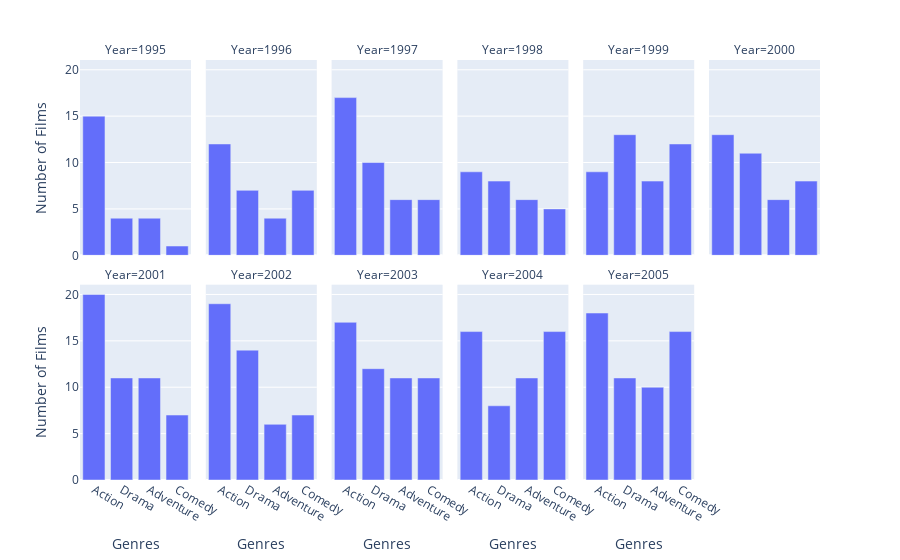

This figure's notebook cell:
### Markdown cell above
Asumiendo que sólo nos importa los géneros del ejercicio b:

### Code cell
genresGroupedRSmall = genresGroupedR[(genresGroupedR.Genres == 'Drama') | (genresGroupedR.Genres == 'Adventure') | (genresGroupedR.Genres == 'Action')| (genresGroupedR.Genres == 'Comedy')]
fig = px.bar(genresGroupedRSmall, x="Genres", y="Number of Films",facet_col="Year",facet_col_wrap=6)
fig.show()

### Figure 1 — Plotly figure (JSON) as saved in the notebook; plotly's stock layout.template omitted (floating-point values rounded to 4 significant figures)
{"data": [{"alignmentgroup": "True", "hovertemplate": "Year=1995<br>Genres=%{x}<br>Number of Films=%{y}<extra></extra>", "legendgroup": "", "marker": {"color": "#636efa", "pattern": {"shape": ""}}, "name": "", "offsetgroup": "", "orientation": "v", "showlegend": false, "textposition": "auto", "type": "bar", "x": ["Action", "Drama", "Adventure", "Comedy"], "xaxis": "x7", "y": [15, 4, 4, 1], "yaxis": "y7"}, {"alignmentgroup": "True", "hovertemplate": "Year=1996<br>Genres=%{x}<br>Number of Films=%{y}<extra></extra>", "legendgroup": "", "marker": {"color": "#636efa", "pattern": {"shape": ""}}, "name": "", "offsetgroup": "", "orientation": "v", "showlegend": false, "textposition": "auto", "type": "bar", "x": ["Comedy", "Action", "Adventure", "Drama"], "xaxis": "x8", "y": [7, 12, 4, 7], "yaxis": "y8"}, {"alignmentgroup": "True", "hovertemplate": "Year=1997<br>Genres=%{x}<br>Number of Films=%{y}<extra></extra>", "legendgroup": "", "marker": {"color": "#636efa", "pattern": {"shape": ""}}, "name": "", "offsetgroup": "", "orientation": "v", "showlegend": false, "textposition": "auto", "type": "bar", "x": ["Comedy", "Drama", "Action", "Adventure"], "xaxis": "x9", "y": [6, 10, 17, 6], "yaxis": "y9"}, {"alignmentgroup": "True", "hovertemplate": "Year=1998<br>Genres=%{x}<br>Number of Films=%{y}<extra></extra>", "legendgroup": "", "marker": {"color": "#636efa", "pattern": {"shape": ""}}, "name": "", "offsetgroup": "", "orientation": "v", "showlegend": false, "textposition": "auto", "type": "bar", "x": ["Action", "Comedy", "Drama", "Adventure"], "xaxis": "x10", "y": [9, 5, 8, 6], "yaxis": "y10"}, {"alignmentgroup": "True", "hovertemplate": "Year=1999<br>Genres=%{x}<br>Number of Films=%{y}<extra></extra>", "legendgroup": "", "marker": {"color": "#636efa", "pattern": {"shape": ""}}, "name": "", "offsetgroup": "", "orientation": "v", "showlegend": false, "textposition": "auto", "type": "bar", "x": ["Adventure", "Drama", "Action", "Comedy"], "xaxis": "x11", "y": [8, 13, 9, 12], "yaxis": "y11"}, {"alignmentgroup": "True", "hovertemplate": "Year=2000<br>Genres=%{x}<br>Number of Films=%{y}<extra></extra>", "legendgroup": "", "marker": {"color": "#636efa", "pattern": {"shape": ""}}, "name": "", "offsetgroup": "", "orientation": "v", "showlegend": false, "textposition": "auto", "type": "bar", "x": ["Action", "Drama", "Adventure", "Comedy"], "xaxis": "x12", "y": [13, 11, 6, 8], "yaxis": "y12"}, {"alignmentgroup": "True", "hovertemplate": "Year=2001<br>Genres=%{x}<br>Number of Films=%{y}<extra></extra>", "legendgroup": "", "marker": {"color": "#636efa", "pattern": {"shape": ""}}, "name": "", "offsetgroup": "", "orientation": "v", "showlegend": false, "textposition": "auto", "type": "bar", "x": ["Action", "Adventure", "Comedy", "Drama"], "xaxis": "x", "y": [20, 11, 7, 11], "yaxis": "y"}, {"alignmentgroup": "True", "hovertemplate": "Year=2002<br>Genres=%{x}<br>Number of Films=%{y}<extra></extra>", "legendgroup": "", "marker": {"color": "#636efa", "pattern": {"shape": ""}}, "name": "", "offsetgroup": "", "orientation": "v", "showlegend": false, "textposition": "auto", "type": "bar", "x": ["Comedy", "Adventure", "Action", "Drama"], "xaxis": "x2", "y": [7, 6, 19, 14], "yaxis": "y2"}, {"alignmentgroup": "True", "hovertemplate": "Year=2003<br>Genres=%{x}<br>Number of Films=%{y}<extra></extra>", "legendgroup": "", "marker": {"color": "#636efa", "pattern": {"shape": ""}}, "name": "", "offsetgroup": "", "orientation": "v", "showlegend": false, "textposition": "auto", "type": "bar", "x": ["Drama", "Action", "Adventure", "Comedy"], "xaxis": "x3", "y": [12, 17, 11, 11], "yaxis": "y3"}, {"alignmentgroup": "True", "hovertemplate": "Year=2004<br>Genres=%{x}<br>Number of Films=%{y}<extra></extra>", "legendgroup": "", "marker": {"color": "#636efa", "pattern": {"shape": ""}}, "name": "", "offsetgroup": "", "orientation": "v", "showlegend": false, "textposition": "auto", "type": "bar", "x": ["Action", "Adventure", "Comedy", "Drama"], "xaxis": "x4", "y": [16, 11, 16, 8], "yaxis": "y4"}, {"alignmentgroup": "True", "hovertemplate": "Year=2005<br>Genres=%{x}<br>Number of Films=%{y}<extra></extra>", "legendgroup": "", "marker": {"color": "#636efa", "pattern": {"shape": ""}}, "name": "", "offsetgroup": "", "orientation": "v", "showlegend": false, "textposition": "auto", "type": "bar", "x": ["Action", "Comedy", "Adventure", "Drama"], "xaxis": "x5", "y": [18, 16, 10, 11], "yaxis": "y5"}], "layout": {"annotations": [{"font": {}, "showarrow": false, "text": "Year=2001", "x": 0.075, "xanchor": "center", "xref": "paper", "y": 0.465, "yanchor": "bottom", "yref": "paper"}, {"font": {}, "showarrow": false, "text": "Year=2002", "x": 0.245, "xanchor": "center", "xref": "paper", "y": 0.465, "yanchor": "bottom", "yref": "paper"}, {"font": {}, "showarrow": false, "text": "Year=2003", "x": 0.415, "xanchor": "center", "xref": "paper", "y": 0.465, "yanchor": "bottom", "yref": "paper"}, {"font": {}, "showarrow": false, "text": "Year=2004", "x": 0.585, "xanchor": "center", "xref": "paper", "y": 0.465, "yanchor": "bottom", "yref": "paper"}, {"font": {}, "showarrow": false, "text": "Year=2005", "x": 0.755, "xanchor": "center", "xref": "paper", "y": 0.465, "yanchor": "bottom", "yref": "paper"}, {"font": {}, "showarrow": false, "text": "Year=1995", "x": 0.075, "xanchor": "center", "xref": "paper", "y": 1.0, "yanchor": "bottom", "yref": "paper"}, {"font": {}, "showarrow": false, "text": "Year=1996", "x": 0.245, "xanchor": "center", "xref": "paper", "y": 1.0, "yanchor": "bottom", "yref": "paper"}, {"font": {}, "showarrow": false, "text": "Year=1997", "x": 0.415, "xanchor": "center", "xref": "paper", "y": 1.0, "yanchor": "bottom", "yref": "paper"}, {"font": {}, "showarrow": false, "text": "Year=1998", "x": 0.585, "xanchor": "center", "xref": "paper", "y": 1.0, "yanchor": "bottom", "yref": "paper"}, {"font": {}, "showarrow": false, "text": "Year=1999", "x": 0.755, "xanchor": "center", "xref": "paper", "y": 1.0, "yanchor": "bottom", "yref": "paper"}, {"font": {}, "showarrow": false, "text": "Year=2000", "x": 0.925, "xanchor": "center", "xref": "paper", "y": 1.0, "yanchor": "bottom", "yref": "paper"}], "barmode": "relative", "legend": {"tracegroupgap": 0}, "margin": {"t": 60}, "xaxis": {"anchor": "y", "domain": [0, 0.15], "title": {"text": "Genres"}}, "xaxis10": {"anchor": "y10", "domain": [0.51, 0.66], "matches": "x", "showticklabels": false}, "xaxis11": {"anchor": "y11", "domain": [0.68, 0.83], "matches": "x", "showticklabels": false}, "xaxis12": {"anchor": "y12", "domain": [0.85, 1], "matches": "x", "showticklabels": false}, "xaxis2": {"anchor": "y2", "domain": [0.17, 0.32], "matches": "x", "title": {"text": "Genres"}}, "xaxis3": {"anchor": "y3", "domain": [0.34, 0.49], "matches": "x", "title": {"text": "Genres"}}, "xaxis4": {"anchor": "y4", "domain": [0.51, 0.66], "matches": "x", "title": {"text": "Genres"}}, "xaxis5": {"anchor": "y5", "domain": [0.68, 0.83], "matches": "x", "title": {"text": "Genres"}}, "xaxis6": {"anchor": "y6", "domain": [0.85, 1], "matches": "x", "title": {"text": "Genres"}}, "xaxis7": {"anchor": "y7", "domain": [0, 0.15], "matches": "x", "showticklabels": false}, "xaxis8": {"anchor": "y8", "domain": [0.17, 0.32], "matches": "x", "showticklabels": false}, "xaxis9": {"anchor": "y9", "domain": [0.34, 0.49], "matches": "x", "showticklabels": false}, "yaxis": {"anchor": "x", "domain": [0, 0.465], "title": {"text": "Number of Films"}}, "yaxis10": {"anchor": "x10", "domain": [0.535, 1.0], "matches": "y", "showticklabels": false}, "yaxis11": {"anchor": "x11", "domain": [0.535, 1.0], "matches": "y", "showticklabels": false}, "yaxis12": {"anchor": "x12", "domain": [0.535, 1.0], "matches": "y", "showticklabels": false}, "yaxis2": {"anchor": "x2", "domain": [0, 0.465], "matches": "y", "showticklabels": false}, "yaxis3": {"anchor": "x3", "domain": [0, 0.465], "matches": "y", "showticklabels": false}, "yaxis4": {"anchor": "x4", "domain": [0, 0.465], "matches": "y", "showticklabels": false}, "yaxis5": {"anchor": "x5", "domain": [0, 0.465], "matches": "y", "showticklabels": false}, "yaxis6": {"anchor": "x6", "domain": [0, 0.465], "matches": "y", "showticklabels": false}, "yaxis7": {"anchor": "x7", "domain": [0.535, 1.0], "matches": "y", "title": {"text": "Number of Films"}}, "yaxis8": {"anchor": "x8", "domain": [0.535, 1.0], "matches": "y", "showticklabels": false}, "yaxis9": {"anchor": "x9", "domain": [0.535, 1.0], "matches": "y", "showticklabels": false}}}
